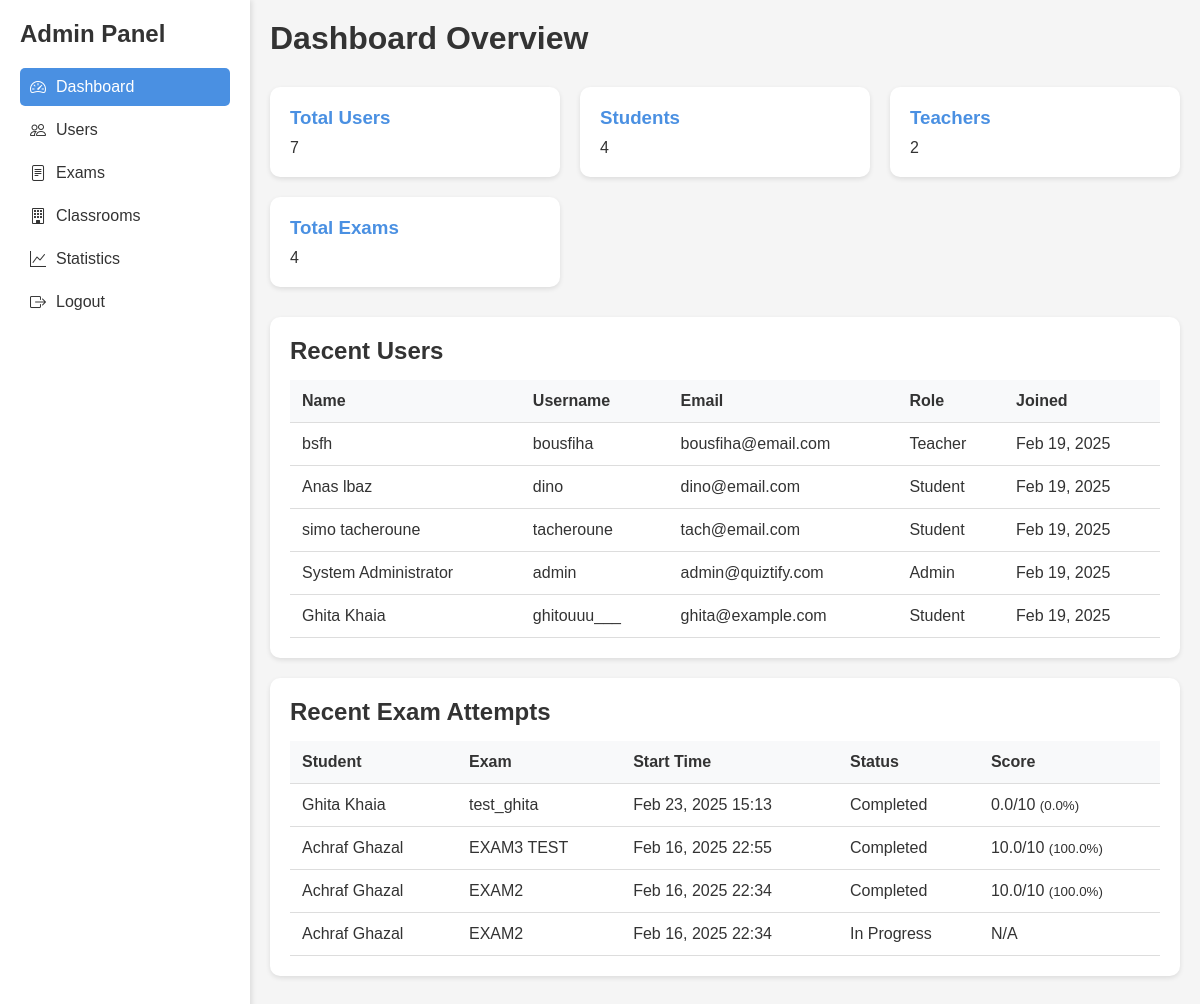
The page /admin/dashboard.php (signed in) on the database its author committed.
### tables this page shows
CREATE TABLE `users` (
  `id` int(11) NOT NULL,
  `username` varchar(50) NOT NULL,
  `password` varchar(255) NOT NULL,
  `email` varchar(100) NOT NULL,
  `role` enum('admin','teacher','student') NOT NULL DEFAULT 'student',
  `department` varchar(100) DEFAULT NULL,
  `status` enum('active','inactive') NOT NULL DEFAULT 'active',
  `full_name` varchar(100) NOT NULL,
  `created_at` timestamp NOT NULL DEFAULT current_timestamp(),
  `last_login` timestamp NULL DEFAULT NULL,
  `classroom_id` int(11) DEFAULT NULL
);

CREATE TABLE `exam_attempts` (
  `id` int(11) NOT NULL,
  `exam_id` int(11) NOT NULL,
  `student_id` int(11) NOT NULL,
  `start_time` datetime NOT NULL,
  `end_time` datetime DEFAULT NULL,
  `is_completed` tinyint(1) DEFAULT 0,
  `score` decimal(5,2) DEFAULT NULL,
  `graded_by` int(11) DEFAULT NULL,
  `created_at` timestamp NOT NULL DEFAULT current_timestamp(),
  `published` tinyint(1) NOT NULL DEFAULT 0,
  `teacher_feedback` text DEFAULT NULL,
  `graded_at` timestamp NULL DEFAULT NULL
);

CREATE TABLE `exams` (
  `id` int(11) NOT NULL,
  `title` varchar(255) NOT NULL,
  `description` text DEFAULT NULL,
  `is_published` tinyint(1) NOT NULL DEFAULT 0,
  `start_date` datetime NOT NULL,
  `end_date` datetime NOT NULL,
  `created_by` int(11) NOT NULL,
  `created_at` timestamp NOT NULL DEFAULT current_timestamp(),
  `total_points` enum('10','20','40','100') NOT NULL DEFAULT '10',
  `attempts_allowed` int(11) NOT NULL DEFAULT 1,
  `passing_score` int(11) NOT NULL DEFAULT 60
);

### admin/dashboard.php (the view, shortened to what this page needs)
<?php
try {
    $conn = getDBConnection();
    $stats = [
        'total_users' => $conn->query("SELECT COUNT(*) FROM users")->fetchColumn(),
        'total_students' => $conn->query("SELECT COUNT(*) FROM users WHERE role = 'student'")->fetchColumn(),
        'total_teachers' => $conn->query("SELECT COUNT(*) FROM users WHERE role = 'teacher'")->fetchColumn(),
        'total_exams' => $conn->query("SELECT COUNT(*) FROM exams")->fetchColumn(),
        'total_classrooms' => $conn->query("SELECT COUNT(*) FROM classrooms")->fetchColumn(),
        'total_attempts' => $conn->query("SELECT COUNT(*) FROM exam_attempts")->fetchColumn()
    ];
    $recent_users = $conn->query("
        SELECT id, username, email, role, full_name, created_at
        FROM users
        ORDER BY created_at DESC
        LIMIT 5
    ")->fetchAll(PDO::FETCH_ASSOC);
    $recent_attempts = $conn->query("
        SELECT
            ea.*,
            u.username,
            u.full_name,
            e.title as exam_title,
            e.total_points
        FROM exam_attempts ea
        JOIN users u ON ea.student_id = u.id
        JOIN exams e ON ea.exam_id = e.id
        ORDER BY ea.start_time DESC
        LIMIT 5
    ")->fetchAll(PDO::FETCH_ASSOC);
} catch(PDOException $e) {
    die("Error: " . $e->getMessage());
}
function calculatePoints($percentage, $total_points) {
    return ($percentage / 100) * $total_points;
}
?>
<!DOCTYPE html>
<html lang="en">
<head>
    <link href='https://unpkg.com/boxicons@2.1.4/css/boxicons.min.css' rel='stylesheet'>
    <link rel="stylesheet" href="https://cdn.jsdelivr.net/npm/bootstrap-icons@1.11.3/font/bootstrap-icons.min.css">
</head>
<body>
    <div class="dashboard-container">
        <div class="sidebar">
            <h2 style="margin-bottom: 20px;">Admin Panel</h2>
            <nav>
                <a href="dashboard.php" class="nav-link active">
                    <i class="bi bi-speedometer2"></i> Dashboard
                </a>
                <a href="users.php" class="nav-link">
                    <i class="bi bi-people"></i> Users
                </a>
                <a href="exams.php" class="nav-link">
                    <i class="bi bi-file-text"></i> Exams
                </a>
                <a href="classrooms.php" class="nav-link">
                    <i class="bi bi-building"></i> Classrooms
                </a>
                <a href="statistics.php" class="nav-link">
                    <i class="bi bi-graph-up"></i> Statistics
                </a>
                <a href="../logout.php" class="nav-link">
                    <i class="bi bi-box-arrow-right"></i> Logout
                </a>
            </nav>
        </div>
        <div class="main-content">
            <h1 style="margin-bottom: 30px;">Dashboard Overview</h1>
            <div class="stats-grid">
                <div class="stat-card">
                    <h3>Total Users</h3>
                    <p class="stat-number"><?php echo $stats['total_users']; ?></p>
                </div>
                <div class="stat-card">
                    <h3>Students</h3>
                    <p class="stat-number"><?php echo $stats['total_students']; ?></p>
                </div>
                <div class="stat-card">
                    <h3>Teachers</h3>
                    <p class="stat-number"><?php echo $stats['total_teachers']; ?></p>
                </div>
                <div class="stat-card">
                    <h3>Total Exams</h3>
                    <p class="stat-number"><?php echo $stats['total_exams']; ?></p>
                </div>
            </div>
            <div class="recent-activity">
                <h2>Recent Users</h2>
                <table class="table">
                    <thead>
                        <tr>
                            <th>Name</th>
                            <th>Username</th>
                            <th>Email</th>
                            <th>Role</th>
                            <th>Joined</th>
                        </tr>
                    </thead>
                    <tbody>
                        <?php foreach ($recent_users as $user): ?>
                        <tr>
                            <td><?php echo htmlspecialchars($user['full_name']); ?></td>
                            <td><?php echo htmlspecialchars($user['username']); ?></td>
                            <td><?php echo htmlspecialchars($user['email']); ?></td>
                            <td><?php echo ucfirst(htmlspecialchars($user['role'])); ?></td>
                            <td><?php echo date('M d, Y', strtotime($user['created_at'])); ?></td>
                        </tr>
                        <?php endforeach; ?>
                    </tbody>
                </table>
            </div>
            <div class="recent-activity">
                <h2>Recent Exam Attempts</h2>
                <table class="table">
                    <thead>
                        <tr>
                            <th>Student</th>
                            <th>Exam</th>
                            <th>Start Time</th>
                            <th>Status</th>
                            <th>Score</th>
                        </tr>
                    </thead>
                    <tbody>
                        <?php foreach ($recent_attempts as $attempt): ?>
                        <tr>
                            <td><?php echo htmlspecialchars($attempt['full_name']); ?></td>
                            <td><?php echo htmlspecialchars($attempt['exam_title']); ?></td>
                            <td><?php echo date('M d, Y H:i', strtotime($attempt['start_time'])); ?></td>
                            <td><?php echo $attempt['is_completed'] ? 'Completed' : 'In Progress'; ?></td>
                            <td>
                                <?php if (isset($attempt['score'])): ?>
                                    <?php
                                    $points = calculatePoints($attempt['score'], $attempt['total_points']);
                                    echo number_format($points, 1) . '/' . $attempt['total_points'];
                                    ?>
                                    <small class="percentage">(<?php echo number_format($attempt['score'], 1); ?>%)</small>
                                <?php else: ?>
                                    N/A
                                <?php endif; ?>
                            </td>
                        </tr>
                        <?php endforeach; ?>
                    </tbody>
                </table>
            </div>
        </div>
    </div>
</body>
</html>

### admin/dashboard.php (style rules this page uses)
:root { --primary-color: #4a90e2; --secondary-color: #357abd; --background-color: #f5f5f5; --text-color: #333; --sidebar-width: 250px; }
* { margin: 0; padding: 0; box-sizing: border-box; font-family: 'Poppins', sans-serif; }
body { background: var(--background-color); color: var(--text-color); }
.dashboard-container { display: flex; min-height: 100vh; }
.sidebar { width: var(--sidebar-width); background: white; padding: 20px; box-shadow: 2px 0 5px rgba(0,0,0,0.1); }
.main-content { flex: 1; padding: 20px; }
.stats-grid { display: grid; grid-template-columns: repeat(auto-fit, minmax(250px, 1fr)); gap: 20px; margin-bottom: 30px; }
.stat-card { background: white; padding: 20px; border-radius: 10px; box-shadow: 0 2px 5px rgba(0,0,0,0.1); }
.stat-card h3 { color: var(--primary-color); margin-bottom: 10px; }
.recent-activity { background: white; padding: 20px; border-radius: 10px; box-shadow: 0 2px 5px rgba(0,0,0,0.1); margin-bottom: 20px; }
.table { width: 100%; border-collapse: collapse; margin-top: 15px; }
.table th, .table td { padding: 12px; text-align: left; border-bottom: 1px solid #ddd; }
.table th { background-color: #f8f9fa; font-weight: 600; }
.nav-link { display: flex; align-items: center; padding: 10px; color: var(--text-color); text-decoration: none; border-radius: 5px; margin-bottom: 5px; }
.nav-link i { margin-right: 10px; }
.nav-link.active { background: var(--primary-color); color: white; }

### rows shown on the page
users: full_name "bsfh", username "bousfiha", email "bousfiha@email.com", role "Teacher", created_at "Feb 19, 2025"
users: full_name "Anas lbaz", username "dino", email "dino@email.com", role "Student", created_at "Feb 19, 2025"
users: full_name "simo tacheroune", username "tacheroune", email "tach@email.com", role "Student", created_at "Feb 19, 2025"
users: full_name "System Administrator", username "admin", email "admin@quiztify.com", role "Admin", created_at "Feb 19, 2025"
users: full_name "Ghita Khaia", username "ghitouuu___", email "ghita@example.com", role "Student", created_at "Feb 19, 2025"
exam_attempts: users.full_name "Ghita Khaia", exam.title "test_ghita", start_time "Feb 23, 2025 15:13", is_completed "Completed", score.total_points "0.0", exam.total_points "10", score "0.0"
exam_attempts: users.full_name "Achraf Ghazal", exam.title "EXAM3 TEST", start_time "Feb 16, 2025 22:55", is_completed "Completed", score.total_points "10.0", exam.total_points "10", score "100.0"
exam_attempts: users.full_name "Achraf Ghazal", exam.title "EXAM2", start_time "Feb 16, 2025 22:34", is_completed "Completed", score.total_points "10.0", exam.total_points "10", score "100.0"
exam_attempts: users.full_name "Achraf Ghazal", exam.title "EXAM2", start_time "Feb 16, 2025 22:34", is_completed "In Progress", shows "N/A"

### other values the page prints
$stats['total_users'] "7"
$stats['total_students'] "4"
$stats['total_teachers'] "2"
$stats['total_exams'] "4"
